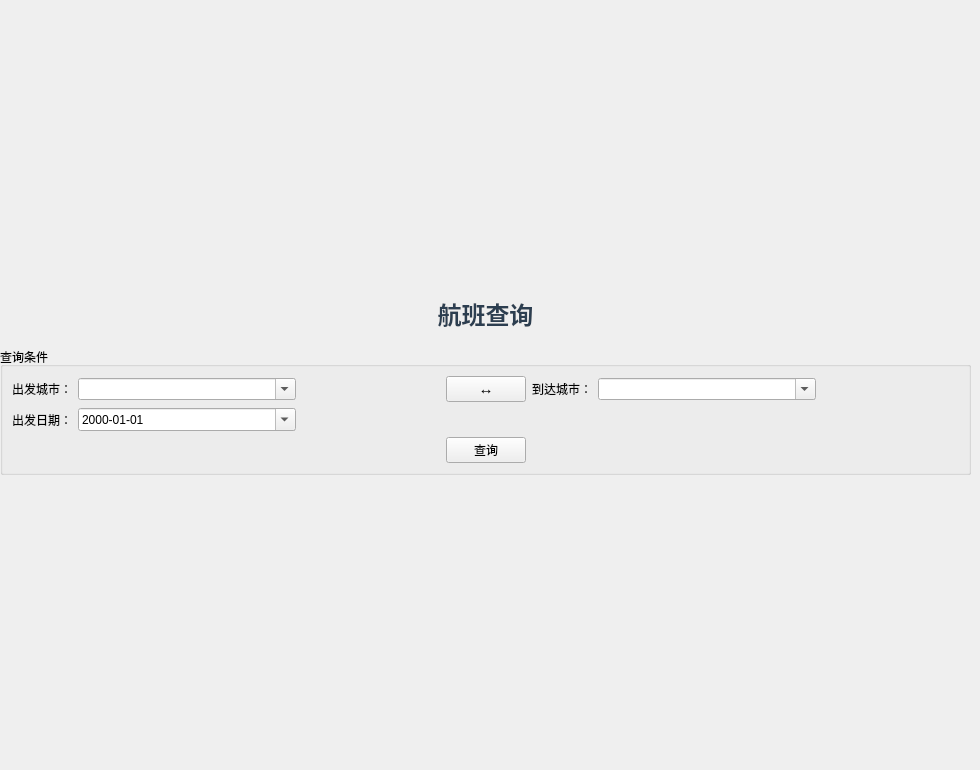
      <widget class="QWidget" name="page_flight_search">
       <widget class="QWidget" name="verticalLayoutWidget">
        <property name="geometry">
         <rect>
          <x>0</x>
          <y>0</y>
          <width>971</width>
          <height>761</height>
         </rect>
        </property>
        <layout class="QVBoxLayout" name="verticalLayout_3">
         <item>
          <spacer name="verticalSpacer_2">
           <property name="orientation">
            <enum>Qt::Orientation::Vertical</enum>
           </property>
           <property name="sizeHint" stdset="0">
            <size>
             <width>20</width>
             <height>40</height>
            </size>
           </property>
          </spacer>
         </item>
         <item>
          <widget class="QLabel" name="labelFlightSearchTitle">
           <property name="styleSheet">
            <string notr="true">font-size: 18pt;
font-weight: bold; color: #2c3e50; padding: 10px;</string>
           </property>
           <property name="text">
            <string>航班查询</string>
           </property>
           <property name="alignment">
            <set>Qt::AlignmentFlag::AlignCenter</set>
           </property>
          </widget>
         </item>
         <item>
          <widget class="QGroupBox" name="groupBoxFlightQuery">
           <property name="maximumSize">
            <size>
             <width>16777215</width>
             <height>16777215</height>
            </size>
           </property>
           <property name="title">
            <string>查询条件</string>
           </property>
           <layout class="QVBoxLayout" name="verticalLayout_5">
            <item>
             <layout class="QHBoxLayout" name="horizontalLayout_4">
              <item>
               <widget class="QLabel" name="labelFromCity">
                <property name="text">
                 <string>出发城市：</string>
                </property>
               </widget>
              </item>
              <item>
               <widget class="QComboBox" name="comboFromCity">
                <property name="minimumSize">
                 <size>
                  <width>218</width>
                  <height>0</height>
                 </size>
                </property>
                <property name="editable">
                 <bool>true</bool>
                </property>
               </widget>
              </item>
              <item>
               <spacer name="horizontalSpacer_10">
                <property name="orientation">
                 <enum>Qt::Orientation::Horizontal</enum>
                </property>
                <property name="sizeHint" stdset="0">
                 <size>
                  <width>40</width>
                  <height>20</height>
                 </size>
                </property>
               </spacer>
              </item>
              <item>
               <widget class="QPushButton" name="btnSwapCities">
                <property name="font">
                 <font>
                  <family>Microsoft YaHei UI</family>
                  <pointsize>11</pointsize>
                 </font>
                </property>
                <property name="styleSheet">
                 <string notr="true"/>
                </property>
                <property name="text">
                 <string>↔</string>
                </property>
               </widget>
              </item>
              <item>
               <widget class="QLabel" name="labelToCity">
                <property name="text">
                 <string>到达城市：</string>
                </property>
               </widget>
              </item>
              <item>
               <widget class="QComboBox" name="comboToCity">
                <property name="minimumSize">
                 <size>
                  <width>218</width>
                  <height>0</height>
                 </size>
                </property>
                <property name="editable">
                 <bool>true</bool>
                </property>
               </widget>
              </item>
              <item>
               <spacer name="horizontalSpacer_11">
                <property name="orientation">
                 <enum>Qt::Orientation::Horizontal</enum>
                </property>
                <property name="sizeHint" stdset="0">
                 <size>
                  <width>40</width>
                  <height>20</height>
                 </size>
                </property>
               </spacer>
              </item>
             </layout>
            </item>
            <item>
             <layout class="QHBoxLayout" name="horizontalLayout_6">
              <item>
               <widget class="QLabel" name="labelDepartDate">
                <property name="text">
                 <string>出发日期：</string>
                </property>
               </widget>
              </item>
              <item>
               <widget class="QDateEdit" name="dateEditDepart">
                <property name="minimumSize">
                 <size>
                  <width>218</width>
                  <height>0</height>
                 </size>
                </property>
                <property name="displayFormat">
                 <string>yyyy-MM-dd</string>
                </property>
                <property name="calendarPopup">
                 <bool>true</bool>
                </property>
               </widget>
              </item>
              <item>
               <spacer name="horizontalSpacer">
                <property name="orientation">
                 <enum>Qt::Orientation::Horizontal</enum>
                </property>
                <property name="sizeHint" stdset="0">
                 <size>
                  <width>40</width>
                  <height>20</height>
                 </size>
                </property>
               </spacer>
              </item>
             </layout>
            </item>
            <item>
             <layout class="QHBoxLayout" name="horizontalLayout_5">
              <item>
               <spacer name="horizontalSpacer_3">
                <property name="orientation">
                 <enum>Qt::Orientation::Horizontal</enum>
                </property>
                <property name="sizeHint" stdset="0">
                 <size>
                  <width>40</width>
                  <height>20</height>
                 </size>
                </property>
               </spacer>
              </item>
              <item>
               <widget class="QPushButton" name="btnSearch">
                <property name="text">
                 <string>查询</string>
                </property>
               </widget>
              </item>
              <item>
               <spacer name="horizontalSpacer_2">
                <property name="orientation">
                 <enum>Qt::Orientation::Horizontal</enum>
                </property>
                <property name="sizeHint" stdset="0">
                 <size>
                  <width>40</width>
                  <height>20</height>
                 </size>
                </property>
               </spacer>
              </item>
             </layout>
            </item>
           </layout>
          </widget>
         </item>
         <item>
          <spacer name="verticalSpacer">
           <property name="orientation">
            <enum>Qt::Orientation::Vertical</enum>
           </property>
           <property name="sizeType">
            <enum>QSizePolicy::Policy::Expanding</enum>
           </property>
           <property name="sizeHint" stdset="0">
            <size>
             <width>20</width>
             <height>40</height>
            </size>
           </property>
          </spacer>
         </item>
        </layout>
       </widget>
      </widget>
